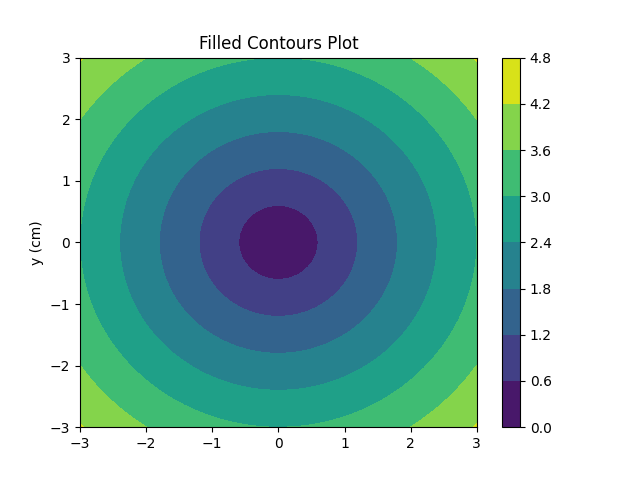

The script that drew this image:
import numpy as np
import matplotlib.pyplot as plot

xlist = np.linspace(-3.0, 3.0, 100)
ylist = np.linspace(-3.0, 3.0, 100)
X, Y = np.meshgrid(xlist, ylist)
Z = np.sqrt(X**2 + Y**2)
fig,ax=plot.subplots(1,1)
cp = ax.contourf(X, Y, Z)
fig.colorbar(cp) # Add a colorbar to a plot

ax.set_title('Filled Contours Plot')
#ax.set_xlabel('x (cm)')
ax.set_ylabel('y (cm)')
plot.show()
